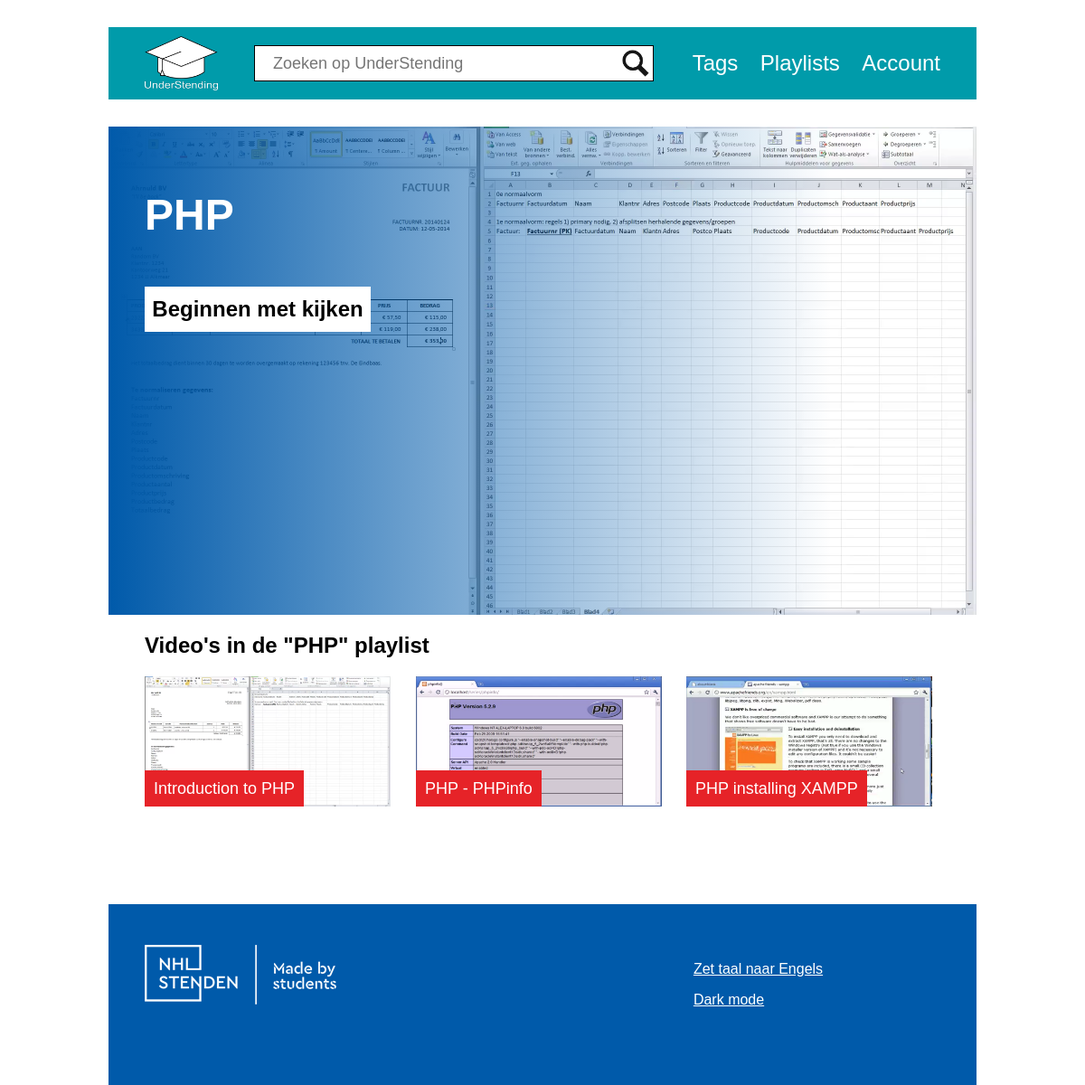
Screenshot of /playlist.php?id=1 (signed in) with the database file from the repository.
### tables this page shows
CREATE TABLE `video` (
  `videoID` int(11) NOT NULL,
  `uploader` int(11) NOT NULL,
  `title` varchar(50) DEFAULT NULL,
  `releaseDate` date DEFAULT NULL,
  `description` text DEFAULT NULL,
  `URL` varchar(36) DEFAULT NULL,
  `approved` tinyint(1) DEFAULT NULL,
  `thumbnail` varchar(36) NOT NULL,
  `thumbnailExtension` varchar(4) NOT NULL
);

CREATE TABLE `playlist` (
  `playlistID` int(8) NOT NULL,
  `userID` int(8) NOT NULL,
  `name` varchar(30) DEFAULT NULL
);

### core/functions.php (called while the page is built, shortened)
<?php
function Fetch($query, $params = array(), $types = "")
{
	if (!$conn = mysqli_connect('localhost', 'root', '', 'understendingdb'))
	{
		return false;
	}
	else
	{
		if (!$stmt = mysqli_prepare($conn, $query))
		{
			return false;
		}
		else
		{
			if (!empty($types))
			{
				if (!mysqli_stmt_bind_param($stmt, $types, ...$params))
				{
					return false;
				}
			}
			if (!mysqli_stmt_execute($stmt))
			{
				return false;
			}
			else
			{
				$result = mysqli_stmt_get_result($stmt);
				return mysqli_fetch_all($result);
			}
		}
	}
}
function getVideoID() {
	if(isset($_GET["v"])) {
		$videoID = filter_input(INPUT_GET, 'v', FILTER_VALIDATE_INT);
		if (!$videoID) {
			return false;
		} else {
			return $videoID;
		}
	}
	else if(isset($_GET["id"])) {
		$videoID = filter_input(INPUT_GET, 'id', FILTER_VALIDATE_INT);
		if (!$videoID) {
			return false;
		} else {
			return $videoID;
		}
	}
}
function GetPlaylist($playlistId)
{
	$playlist = GetPlaylistById($playlistId);
	$playlistVideos = GetPlaylistVideosByPlaylist($playlistId);
	if ($playlist)
	{
		$getPlaylistResult = new GetPlaylistResult();
		$getPlaylistResult->playlistId = $playlist->playlistId;
		$getPlaylistResult->userId = $playlist->userId;
		$getPlaylistResult->name = $playlist->name;
		if (empty($playlistVideos))
		{
			$getPlaylistResult->thumbnailUrl = false;
		}
		else
		{
			$video = GetVideo($playlistVideos[0]->videoId);
			$getPlaylistResult->thumbnailUrl = $video->thumbnailUrl;
		}
		return $getPlaylistResult;
	}
	else
	{
		return false;
	}
}
function GetPlaylistById($playlistId)
{
	$result = Fetch("select * from playlist where playlistid=?", array($playlistId), "i");
	if (!$result)
	{
		return false;
	}
	else
	{
		if (count($result) == 0)
		{
			return false;
		}
		else
		{
			return ConvertRowToPlaylist($result[0]);
		}
	}
}
function ConvertRowToPlaylist($row)
{
	$playlist = new Playlist();
	$playlist->playlistId = $row[0];
	$playlist->userId = $row[1];
	$playlist->name = $row[2];
	return $playlist;
}
function GetPlaylistVideosByPlaylist($playlistId)
{
	$playlistVideos = GetPlaylistVideosByPlaylistId($playlistId);
	if ($playlistVideos)
	{
		return $playlistVideos;
	}
	else
	{
		return array();
	}
}
function GetPlaylistVideosByPlaylistId($playlistId)
{
	$result = Fetch("select * from playlistvideo where playlistid=?", array($playlistId), "i");
	$playlistVideos = array();
	foreach ($result as $row)
	{
		$playlistVideo = new PlaylistVideo();
		$playlistVideo->videoId = $row[0];
		$playlistVideo->playlistId = $row[1];
		$playlistVideos[] = $playlistVideo;
	}
	return $playlistVideos;
}
function GetAdministrator($userId)
{
	$admin = GetAdminFromDatabase($userId);
	if ($admin)
	{
		return $admin;
	}
	else
	{
		return false;
	}
}
function GetUserById($userId)
{
	$result = Fetch("select * from user where userid = ?", array($userId), "i");
	return ConvertRowToUser($result[0]);
}
function GetAdminFromDatabase($userId)
{
	$result = Fetch("select * from user where userid = ? and admin=?", array($userId, 1), "ii");
	return ConvertRowToUser($result[0]);
}
function ConvertRowToUser($row)
{
	$user = new User();
	$user->userId = $row[0];
	$user->userTypeId = $row[1];
	$user->name = $row[2];
	$user->email = $row[3];
	$user->password = $row[4];
	$user->admin = $row[5];
	return $user;
}
function GetVideo($videoId)
{
	$video = GetVideoById($videoId);
	if ($video)
	{
		$user = GetUserById($video->uploader);
		$ratings = GetRatingsByVideoId($video->videoId);
		$averageRating = GetAverageRating($ratings);
		$thumbnailUrl = GetThumbnailUrl($video->thumbnailId, $video->thumbnailExtension);
		$videoUrl = GetVideoUrl($video->urlId);
		$videoResult = new GetVideoResult();
		$videoResult->videoId = $video->videoId;
		$videoResult->title = $video->title;
		$videoResult->description = $video->description;
		$videoResult->videoUrl = $videoUrl;
		$videoResult->thumbnailUrl = $thumbnailUrl;
		$videoResult->approved = $video->approved;
		$videoResult->rating = $averageRating;
		$videoResult->uploader = $user->userId;
		$videoResult->uploaderName = $user->name;
		return $videoResult;
	}
	else
	{
		return false;
	}
}
function GetAverageRating($ratings)
{
	if (empty($ratings))
	{
		return 0;
	}
	$ratingNumbers = array();
	return (array_sum($ratingNumbers) / count($ratingNumbers));
}
function GetVideosByPlaylist($playlistId)
{
	$playlistVideos = GetPlaylistVideosByPlaylistId($playlistId);
	$videos = array();
	foreach ($playlistVideos as $playlistVideo)
	{
		$video = GetVideo($playlistVideo->videoId);
		if ($video && $video->approved)
		{
			$videos[] = $video;
		}
	}
	return $videos;
}
function GetVideoById($videoId)
{
	$result = Fetch("select * from video where videoid=?", array($videoId), "i");
	if ($result)
	{
		$row = $result[0];
		return ConvertRowToVideo($row);
	}
	else
	{
		return false;
	}
}
function GetRatingsByVideoId($videoId)
{
	$result = Fetch("select * from rating where videoid = ?", array($videoId), "i");
	if ($result)
	{
		$ratings = array();
		foreach ($result as $row)
		{
			$rating = new Rating();
			$rating->videoId = $row[0];
			$rating->userId = $row[1];
			$rating->rating = $row[2];
			$ratings[] = $rating;
		}
		return $ratings;
	}
	else
	{
		return false;
	}
}
function ConvertRowToVideo($row)
{
	$video = new Video();
	$video->videoId = $row[0];
	$video->uploader = $row[1];
	$video->title = $row[2];
	$video->releaseDate = $row[3];
	$video->description = $row[4];
	$video->urlId = $row[5];
	$video->approved = $row[6];
	$video->thumbnailId = $row[7];
	$video->thumbnailExtension = $row[8];
	return $video;
}
function GetVideoUrl($videoUrlId)
{
	return "videos/{$videoUrlId}.mp4";
}
function GetThumbnailUrl($thumbnailUrlId, $extension)
{
	return "imgs/thumbnails/{$thumbnailUrlId}.{$extension}";
}
?>

### playlist.php (the view)
<?php include "includes/topinclude.php" ?>
<?php
	if(getVideoID()) {
		$playlistID = getVideoID();
		$playlist = GetPlaylist($playlistID);
		$playlistVideos = GetVideosByPlaylist($playlistID, 50);
	}
	else {
		header ('Location: index.php');
	}
?>
	<div class="content">
		<?php if (!empty($playlistVideos)) { ?>
			<div class="video-container">
				<div id="video-placeholder">
					<img src="<?php echo $playlistVideos[0]->thumbnailUrl; ?> "/>
				</div>
				<div id="video-overlay" class="video-overlay-playlist">
					<div id="video-overlay-text">
						<h1><?php echo $playlist->name; ?></h1>
						<?php if(!empty($playlistVideos)) {
							if ($_SESSION['language'] == "en") {
								echo "<a href='video.php?v=" . $playlistVideos[0]->videoId . "' class='video-bekijken-button'>Start watching</a>";
							} else {
								echo "<a href='video.php?v=" . $playlistVideos[0]->videoId . "' class='video-bekijken-button'>Beginnen met kijken</a>";
							}
						} ?>
					</div>
				</div>
			</div>
		<?php } ?>
		<div class="blocks-container">
			<?php if ($_SESSION['language'] == "en") {?>
			<h2>Videos in the "<?php echo $playlist->name; ?>" playlist</h2>
			<?php } else { ?>
			<h2>Video's in de "<?php echo $playlist->name; ?>" playlist</h2>
			<?php } ?>
			<div class="blocks">
				<?php
				if(empty($playlistVideos)) {
					if ($_SESSION['language'] == "en") {
						echo "<p>There are no videos added to this playlist yet</p>";
					} else {
						echo "<p>Er zijn nog geen videos toegevoegd aan deze playlist</p>";
					}
				} else {
					foreach($playlistVideos as $playlistVideo) {
						echo "<a href='video.php?id=" . $playlistVideo->videoId . "'>";
							echo "<div class='block'>";
								echo "<div class='block-naam video-naam'>";
									echo $playlistVideo->title;
								echo "</div>";
								echo "<img src='" . $playlistVideo->thumbnailUrl . "' />";
							echo "</div>";
						echo "</a>";
					}
				} ?>
			</div>
		</div>
	</div>
<?php include "includes/bottominclude.php" ?>

### css/style.css (style rules this page uses)
html { overflow-x: hidden; }
body { margin: 0; font-family: "Arial", sans-serif; }
.video-container { width: 1200px; height: 675px; position: relative; margin-bottom: 10px; }
#video-placeholder { position: absolute; }
#video-placeholder img { width: 1200px; height: 675px; }
#video-overlay { width: 1000px; height: 675px; display: block; position: absolute; }
#video-overlay-text { color: #fff; padding: 100px 40px; width: 600px; }
#video-overlay-text h1 { margin-top: 0; }
#video-overlay-text h1 { font-size: 48px; }
.video-bekijken-button { margin-top: 20px; width: 250px; color: #000; background-color: #fff; text-align: center; display: inline-block; text-decoration: none; font-weight: bold; font-size: 24px; padding: 11px 0; border: none; outline: none; }
.blocks-container, .content-block { width: 1120px; padding: 0 40px; }
.blocks a { text-decoration: none; display: inline-block; height: 198px; margin-bottom: 25px; }
.blocks a:nth-child(3n+2) { margin: 0 28px 25px 28px; }
.blocks a:nth-child(3n+3) .block { margin-right: -1px; }
.block { width: 352px; height: 198px; display: inline-block; position: relative; }
.block img { width: 352px; height: 198px; }
.block-naam { height: 40px; color: #fff; position: absolute; bottom: 0; font-size: 18px; height: 20px; padding: 10px; }
.video-naam { background-color: #e62328; }
.video-overlay-playlist { background: linear-gradient(90deg, #005aaa 0%, rgba(0, 0, 0, 0) 100%); }
@media only screen and (max-width: 1220px) { .container, #video-placeholder img, .video-container, #video-player video, .home-video-overlay a { width: 960px; height: 540px; } }
@media only screen and (max-width: 1220px) { .blocks-container, .content-block { width: 880px; } }
@media only screen and (max-width: 1220px) { #video-overlay { width: 800px; height: 540px; } }
@media only screen and (max-width: 1220px) { .blocks a, .block, .block img { width: 272px; height: 144px; } }
@media only screen and (max-width: 1220px) { .blocks a:nth-child(3n+2) { margin: 0px 27px 28px 28px; } }
@media only screen and (max-width: 1220px) { .blocks a:nth-child(3n+3) .block { margin-right: 0; } }
@media only screen and (max-width: 1220px) { #video-overlay-text { padding: 70px 40px; } }

### rows the page displays
video: thumbnail+thumbnailExtension (picture), title "Introduction to PHP"
playlist: name "PHP"
video: title "PHP - PHPinfo", thumbnail+thumbnailExtension (picture)
video: title "PHP installing XAMPP", thumbnail+thumbnailExtension (picture)
